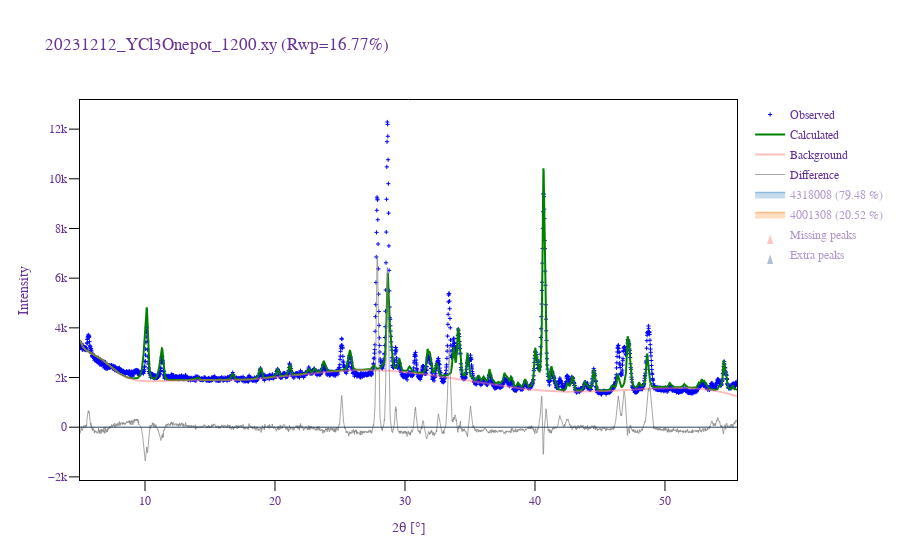
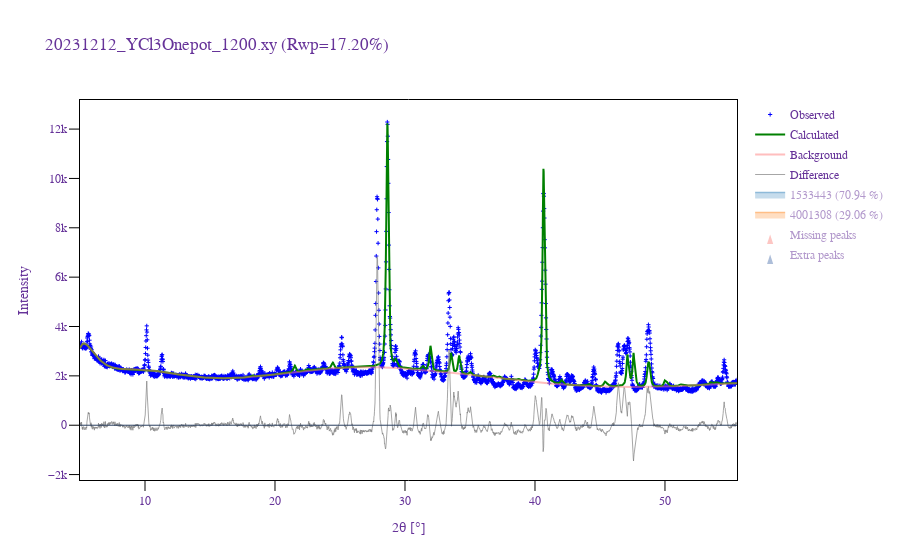

The notebook cell saved with these charts, in order:
### Code cell
# ========== VISUALIZE MULTIPLE SOLUTIONS ==========
# Set how many top solutions to display (change this number as needed)
NUM_SOLUTIONS_TO_SHOW = 3

if len(search_results) == 0:
    print("❌ No solutions available")
else:
    num_to_show = min(NUM_SOLUTIONS_TO_SHOW, len(search_results))
    
    print(f"{'='*70}")
    print(f"📊 DISPLAYING TOP {num_to_show} SOLUTIONS")
    print(f"{'='*70}\n")
    
    for i in range(num_to_show):
        solution = search_results[i]
        rwp = solution.refinement_result.lst_data.rwp
        
        print(f"\n{'─'*70}")
        print(f"Solution {i+1}: Rwp = {rwp:.2f}% ({len(solution.phases)} phases)")
        print(f"{'─'*70}")
        
        # Visualize - show the plot
        fig = solution.visualize()
        fig.show()
        
        # Extract and display phase information
        phase_details = extract_phase_info(solution)
        if not phase_details.empty:
            display(phase_details)
            
            # Save to CSV
            csv_path = reports_dir / f"solution_{i+1}_phases.csv"
            phase_details.to_csv(csv_path, index=False)
            print(f"💾 Saved to: {csv_path}")
        else:
            print("⚠️  Could not extract phase details")
        
        print()  # Add spacing between solutions

### Figure 1 — Plotly figure (JSON) as saved in the notebook; plotly's stock layout.template omitted (floating-point values rounded to 4 significant figures; data arrays with more than 128 entries replaced by an {"elided": "..."} marker saying what was removed)
{"data": [{"marker": {"color": "blue", "size": 3, "symbol": "cross-thin-open"}, "mode": "markers", "name": "Observed", "type": "scatter", "x": {"elided": "2560 float values"}, "y": {"elided": "2560 int values"}}, {"line": {"color": "green", "width": 2}, "mode": "lines", "name": "Calculated", "type": "scatter", "x": {"elided": "2560 float values"}, "y": {"elided": "2560 float values"}}, {"line": {"color": "#FF7F7F", "width": 2}, "mode": "lines", "name": "Background", "opacity": 0.5, "type": "scatter", "x": {"elided": "2560 float values"}, "y": {"elided": "2560 float values"}}, {"hoverinfo": "skip", "line": {"color": "#808080", "width": 1}, "mode": "lines", "name": "Difference", "opacity": 0.7, "type": "scatter", "x": {"elided": "2560 float values"}, "y": {"elided": "2560 float values"}}, {"hoverinfo": "none", "legendgroup": "4318008", "line": {"color": "#1f77b4", "width": 0}, "mode": "lines", "showlegend": false, "type": "scatter", "x": {"elided": "2560 float values"}, "y": {"elided": "2560 float values"}}, {"fill": "tonexty", "legendgroup": "4318008", "line": {"color": "#1f77b4", "width": 1.5}, "mode": "lines", "name": "4318008 (79.48 %)", "type": "scatter", "visible": "legendonly", "x": {"elided": "2560 float values"}, "y": {"elided": "2560 float values"}}, {"hovertemplate": "%{text}", "legendgroup": "4318008", "marker": {"color": "#1f77b4", "size": 5, "symbol": 142}, "mode": "markers", "name": "4318008 (79.48 %)", "showlegend": false, "text": {"elided": "140 str values"}, "type": "scatter", "visible": "legendonly", "x": {"elided": "140 float values"}, "y": {"elided": "140 float values"}}, {"hoverinfo": "none", "legendgroup": "4001308", "line": {"color": "#ff7f0e", "width": 0}, "mode": "lines", "showlegend": false, "type": "scatter", "x": {"elided": "2560 float values"}, "y": {"elided": "2560 float values"}}, {"fill": "tonexty", "legendgroup": "4001308", "line": {"color": "#ff7f0e", "width": 1.5}, "mode": "lines", "name": "4001308 (20.52 %)", "type": "scatter", "visible": "legendonly", "x": {"elided": "2560 float values"}, "y": {"elided": "2560 float values"}}, {"hovertemplate": "%{text}", "legendgroup": "4001308", "marker": {"color": "#ff7f0e", "size": 5, "symbol": 142}, "mode": "markers", "name": "4001308 (20.52 %)", "showlegend": false, "text": ["40.66, 2481.83"], "type": "scatter", "visible": "legendonly", "x": [40.66], "y": [-4274.0]}, {"marker": {"color": "#f9726a", "opacity": 0.8, "size": 10, "symbol": 53}, "mode": "markers", "name": "Missing peaks", "text": ["5.72, 232.59", "9.41, 113.26", "25.15, 397.80", "27.88, 1841.20", "30.80, 307.34", "31.40, 170.33", "33.38, 1028.85", "41.92, 271.35", "53.59, 120.89", "43.85, 543.23", "46.85, 529.80", "54.06, 235.44"], "type": "scatter", "visible": "legendonly", "x": [5.715, 9.412, 25.15, 27.88, 30.8, 31.4, 33.38, 41.92, 53.59, 43.85, 46.85, 54.06], "y": [0, 0, 0, 0, 0, 0, 0, 0, 0, 0, 0, 0]}, {"hovertemplate": "%{text}", "marker": {"color": "#335da0", "opacity": 0.8, "size": 10, "symbol": 53}, "mode": "markers", "name": "Extra peaks", "text": ["43.84, 103.84"], "type": "scatter", "visible": "legendonly", "x": [43.84], "y": [0]}], "layout": {"autosize": true, "font": {"color": "RebeccaPurple", "family": "Arial, sans-serif"}, "legend": {"title": {"text": ""}, "tracegroupgap": 1}, "plot_bgcolor": "white", "shapes": [{"line": {"width": 1}, "type": "line", "x0": 0, "x1": 1, "xref": "x domain", "y0": 0, "y1": 0, "yref": "y"}], "title": {"text": "20231212_YCl3Onepot_1200.xy (Rwp=16.77%)"}, "xaxis": {"linecolor": "black", "linewidth": 1, "mirror": true, "range": [5, 55.54], "showline": true, "tickcolor": "black", "ticklen": 10, "ticks": "outside", "tickwidth": 1, "title": {"text": "2θ [°]"}}, "yaxis": {"linecolor": "black", "linewidth": 1, "mirror": true, "showline": true, "tickcolor": "black", "ticklen": 10, "ticks": "outside", "tickwidth": 1, "title": {"text": "Intensity"}}}}

### Figure 2 — Plotly figure (JSON) as saved in the notebook; plotly's stock layout.template omitted (floating-point values rounded to 4 significant figures; data arrays with more than 128 entries replaced by an {"elided": "..."} marker saying what was removed)
{"data": [{"marker": {"color": "blue", "size": 3, "symbol": "cross-thin-open"}, "mode": "markers", "name": "Observed", "type": "scatter", "x": {"elided": "2560 float values"}, "y": {"elided": "2560 int values"}}, {"line": {"color": "green", "width": 2}, "mode": "lines", "name": "Calculated", "type": "scatter", "x": {"elided": "2560 float values"}, "y": {"elided": "2560 float values"}}, {"line": {"color": "#FF7F7F", "width": 2}, "mode": "lines", "name": "Background", "opacity": 0.5, "type": "scatter", "x": {"elided": "2560 float values"}, "y": {"elided": "2560 float values"}}, {"hoverinfo": "skip", "line": {"color": "#808080", "width": 1}, "mode": "lines", "name": "Difference", "opacity": 0.7, "type": "scatter", "x": {"elided": "2560 float values"}, "y": {"elided": "2560 float values"}}, {"hoverinfo": "none", "legendgroup": "1533443", "line": {"color": "#1f77b4", "width": 0}, "mode": "lines", "showlegend": false, "type": "scatter", "x": {"elided": "2560 float values"}, "y": {"elided": "2560 float values"}}, {"fill": "tonexty", "legendgroup": "1533443", "line": {"color": "#1f77b4", "width": 1.5}, "mode": "lines", "name": "1533443 (70.94 %)", "type": "scatter", "visible": "legendonly", "x": {"elided": "2560 float values"}, "y": {"elided": "2560 float values"}}, {"hovertemplate": "%{text}", "legendgroup": "1533443", "marker": {"color": "#1f77b4", "size": 5, "symbol": 142}, "mode": "markers", "name": "1533443 (70.94 %)", "showlegend": false, "text": ["9.56, 0.10", "11.11, 2.15", "15.73, 3.06", "18.31, 18.10", "18.59, 0.82", "19.37, 3.47", "21.53, 48.35", "21.56, 25.86", "22.52, 18.47", "23.64, 4.39", "23.65, 6.34", "24.46, 63.46", "27.67, 5.27", "28.64, 1415.77", "28.68, 1313.80", "29.24, 2.96", "29.16, 0.30", "29.29, 55.86", "29.34, 12.22", "29.44, 8.04", "31.34, 0.51", "31.37, 37.86", "31.97, 264.45", "33.55, 212.50", "34.00, 0.87", "34.17, 194.44", "35.00, 13.06", "35.02, 19.27", "35.48, 0.00", "35.52, 1.15", "36.71, 0.15", "36.81, 8.55", "36.72, 11.06", "37.32, 2.77", "36.86, 7.51", "37.23, 19.11", "37.27, 0.50", "37.39, 0.20", "37.89, 1.25", "38.67, 8.73", "38.73, 7.84", "39.09, 0.93", "39.13, 0.07", "39.09, 4.97", "39.15, 3.25", "39.54, 0.14", "40.26, 14.04", "40.83, 1.38", "40.29, 28.95", "40.91, 3.78", "40.75, 17.27", "40.97, 0.07", "42.03, 4.51", "42.05, 42.14", "44.08, 0.46", "43.91, 0.05", "44.15, 15.92", "44.03, 8.33", "45.28, 1.59", "45.23, 0.53", "45.28, 0.49", "45.37, 48.22", "45.47, 18.19", "45.59, 0.00", "45.49, 0.21", "45.65, 15.68", "46.20, 5.53", "46.69, 0.07", "46.78, 4.32", "47.11, 366.39", "46.73, 0.01", "46.84, 1.02", "47.27, 23.30", "47.59, 387.02", "48.69, 209.14", "48.59, 3.73", "48.62, 2.49", "48.79, 144.44", "48.91, 0.34", "49.17, 0.11", "49.96, 7.41", "50.13, 0.71", "49.99, 55.25", "50.09, 17.98", "50.20, 13.21", "50.36, 0.94", "51.16, 15.46", "51.54, 0.60", "51.24, 7.55", "52.12, 0.03", "51.64, 1.13", "52.37, 0.08", "52.38, 0.38", "52.87, 2.90", "53.49, 19.84", "52.93, 2.02", "53.53, 14.79", "53.11, 1.30", "54.00, 3.64", "53.86, 22.88", "53.88, 0.10", "54.50, 0.16", "54.53, 3.75", "54.11, 11.98", "54.56, 5.18"], "type": "scatter", "visible": "legendonly", "x": [9.557, 11.11, 15.73, 18.31, 18.59, 19.37, 21.53, 21.56, 22.52, 23.64, 23.65, 24.46, 27.67, 28.64, 28.68, 29.24, 29.16, 29.29, 29.34, 29.44, 31.34, 31.37, 31.97, 33.55, 34.0, 34.17, 35.0, 35.02, 35.48, 35.52, 36.71, 36.81, 36.72, 37.32, 36.86, 37.23, 37.27, 37.39, 37.89, 38.67, 38.73, 39.09, 39.13, 39.09, 39.15, 39.54, 40.26, 40.83, 40.29, 40.91, 40.75, 40.97, 42.03, 42.05, 44.08, 43.91, 44.15, 44.03, 45.28, 45.23, 45.28, 45.37, 45.47, 45.59, 45.49, 45.65, 46.2, 46.69, 46.78, 47.11, 46.73, 46.84, 47.27, 47.59, 48.69, 48.59, 48.62, 48.79, 48.91, 49.17, 49.96, 50.13, 49.99, 50.09, 50.2, 50.36, 51.16, 51.54, 51.24, 52.12, 51.64, 52.37, 52.38, 52.87, 53.49, 52.93, 53.53, 53.11, 54.0, 53.86, 53.88, 54.5, 54.53, 54.11, 54.56], "y": [-2912.0, -2912.0, -2912.0, -2912.0, -2912.0, -2912.0, -2912.0, -2912.0, -2912.0, -2912.0, -2912.0, -2912.0, -2912.0, -2912.0, -2912.0, -2912.0, -2912.0, -2912.0, -2912.0, -2912.0, -2912.0, -2912.0, -2912.0, -2912.0, -2912.0, -2912.0, -2912.0, -2912.0, -2912.0, -2912.0, -2912.0, -2912.0, -2912.0, -2912.0, -2912.0, -2912.0, -2912.0, -2912.0, -2912.0, -2912.0, -2912.0, -2912.0, -2912.0, -2912.0, -2912.0, -2912.0, -2912.0, -2912.0, -2912.0, -2912.0, -2912.0, -2912.0, -2912.0, -2912.0, -2912.0, -2912.0, -2912.0, -2912.0, -2912.0, -2912.0, -2912.0, -2912.0, -2912.0, -2912.0, -2912.0, -2912.0, -2912.0, -2912.0, -2912.0, -2912.0, -2912.0, -2912.0, -2912.0, -2912.0, -2912.0, -2912.0, -2912.0, -2912.0, -2912.0, -2912.0, -2912.0, -2912.0, -2912.0, -2912.0, -2912.0, -2912.0, -2912.0, -2912.0, -2912.0, -2912.0, -2912.0, -2912.0, -2912.0, -2912.0, -2912.0, -2912.0, -2912.0, -2912.0, -2912.0, -2912.0, -2912.0, -2912.0, -2912.0, -2912.0, -2912.0]}, {"hoverinfo": "none", "legendgroup": "4001308", "line": {"color": "#ff7f0e", "width": 0}, "mode": "lines", "showlegend": false, "type": "scatter", "x": {"elided": "2560 float values"}, "y": {"elided": "2560 float values"}}, {"fill": "tonexty", "legendgroup": "4001308", "line": {"color": "#ff7f0e", "width": 1.5}, "mode": "lines", "name": "4001308 (29.06 %)", "type": "scatter", "visible": "legendonly", "x": {"elided": "2560 float values"}, "y": {"elided": "2560 float values"}}, {"hovertemplate": "%{text}", "legendgroup": "4001308", "marker": {"color": "#ff7f0e", "size": 5, "symbol": 142}, "mode": "markers", "name": "4001308 (29.06 %)", "showlegend": false, "text": ["40.66, 2405.46"], "type": "scatter", "visible": "legendonly", "x": [40.66], "y": [-4374.0]}, {"marker": {"color": "#f9726a", "opacity": 0.8, "size": 10, "symbol": 53}, "mode": "markers", "name": "Missing peaks", "text": ["5.72, 232.59", "9.41, 113.26", "10.17, 425.24", "11.35, 181.29", "18.91, 82.65", "23.79, 125.22", "25.15, 397.80", "25.78, 279.87", "27.88, 1841.20", "30.80, 307.34", "32.55, 368.70", "33.76, 552.82", "34.84, 280.88", "35.06, 355.17", "35.64, 94.37", "36.07, 95.10", "36.52, 170.28", "37.74, 240.35", "39.25, 101.68", "40.05, 553.28", "41.29, 193.72", "41.49, 101.56", "42.48, 270.07", "42.86, 342.58", "43.85, 543.23", "44.52, 307.78", "46.39, 633.29", "46.85, 529.80", "52.89, 431.59", "53.59, 120.89", "54.06, 235.44", "54.55, 486.54", "55.23, 317.37", "41.92, 271.35"], "type": "scatter", "visible": "legendonly", "x": [5.715, 9.412, 10.17, 11.35, 18.91, 23.79, 25.15, 25.78, 27.88, 30.8, 32.55, 33.76, 34.84, 35.06, 35.64, 36.07, 36.52, 37.74, 39.25, 40.05, 41.29, 41.49, 42.48, 42.86, 43.85, 44.52, 46.39, 46.85, 52.89, 53.59, 54.06, 54.55, 55.23, 41.92], "y": [0, 0, 0, 0, 0, 0, 0, 0, 0, 0, 0, 0, 0, 0, 0, 0, 0, 0, 0, 0, 0, 0, 0, 0, 0, 0, 0, 0, 0, 0, 0, 0, 0, 0]}, {"hovertemplate": "%{text}", "marker": {"color": "#335da0", "opacity": 0.8, "size": 10, "symbol": 53}, "mode": "markers", "name": "Extra peaks", "text": ["47.59, 387.02"], "type": "scatter", "visible": "legendonly", "x": [47.59], "y": [0]}], "layout": {"autosize": true, "font": {"color": "RebeccaPurple", "family": "Arial, sans-serif"}, "legend": {"title": {"text": ""}, "tracegroupgap": 1}, "plot_bgcolor": "white", "shapes": [{"line": {"width": 1}, "type": "line", "x0": 0, "x1": 1, "xref": "x domain", "y0": 0, "y1": 0, "yref": "y"}], "title": {"text": "20231212_YCl3Onepot_1200.xy (Rwp=17.20%)"}, "xaxis": {"linecolor": "black", "linewidth": 1, "mirror": true, "range": [5, 55.54], "showline": true, "tickcolor": "black", "ticklen": 10, "ticks": "outside", "tickwidth": 1, "title": {"text": "2θ [°]"}}, "yaxis": {"linecolor": "black", "linewidth": 1, "mirror": true, "showline": true, "tickcolor": "black", "ticklen": 10, "ticks": "outside", "tickwidth": 1, "title": {"text": "Intensity"}}}}
